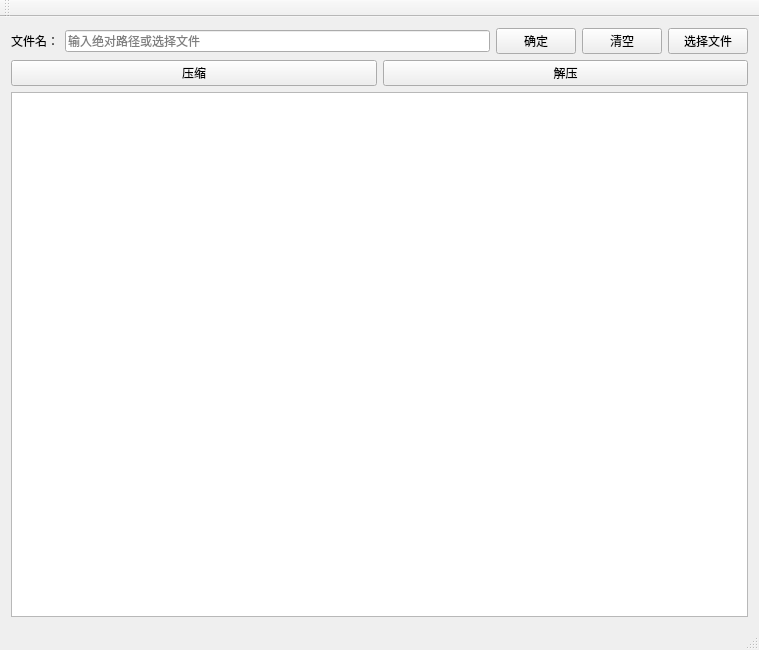
<?xml version="1.0" encoding="UTF-8"?>
<ui version="4.0">
 <class>bmpClass</class>
 <widget class="QMainWindow" name="bmpClass">
  <property name="geometry">
   <rect>
    <x>0</x>
    <y>0</y>
    <width>759</width>
    <height>650</height>
   </rect>
  </property>
  <property name="windowTitle">
   <string>bmp</string>
  </property>
  <widget class="QWidget" name="centralWidget">
   <layout class="QVBoxLayout" name="verticalLayout">
    <item>
     <layout class="QHBoxLayout" name="horizontalLayout">
      <item>
       <widget class="QLabel" name="label">
        <property name="text">
         <string>文件名：</string>
        </property>
       </widget>
      </item>
      <item>
       <widget class="QLineEdit" name="lineEdit">
        <property name="placeholderText">
         <string>输入绝对路径或选择文件</string>
        </property>
       </widget>
      </item>
      <item>
       <widget class="QPushButton" name="OKButton">
        <property name="text">
         <string>确定</string>
        </property>
       </widget>
      </item>
      <item>
       <widget class="QPushButton" name="clearButton">
        <property name="text">
         <string>清空</string>
        </property>
       </widget>
      </item>
      <item>
       <widget class="QPushButton" name="chooseButton">
        <property name="text">
         <string>选择文件</string>
        </property>
       </widget>
      </item>
     </layout>
    </item>
    <item>
     <layout class="QHBoxLayout" name="horizontalLayout_2">
      <item>
       <widget class="QPushButton" name="compressionButton">
        <property name="text">
         <string>压缩</string>
        </property>
       </widget>
      </item>
      <item>
       <widget class="QPushButton" name="decompressionButton">
        <property name="text">
         <string>解压</string>
        </property>
       </widget>
      </item>
     </layout>
    </item>
    <item>
     <widget class="QTextEdit" name="textEdit"/>
    </item>
   </layout>
  </widget>
  <widget class="QMenuBar" name="menuBar">
   <property name="geometry">
    <rect>
     <x>0</x>
     <y>0</y>
     <width>759</width>
     <height>26</height>
    </rect>
   </property>
  </widget>
  <widget class="QToolBar" name="mainToolBar">
   <attribute name="toolBarArea">
    <enum>TopToolBarArea</enum>
   </attribute>
   <attribute name="toolBarBreak">
    <bool>false</bool>
   </attribute>
  </widget>
  <widget class="QStatusBar" name="statusBar"/>
 </widget>
 <layoutdefault spacing="6" margin="11"/>
 <resources>
  <include location="bmp.qrc"/>
 </resources>
 <connections/>
</ui>
